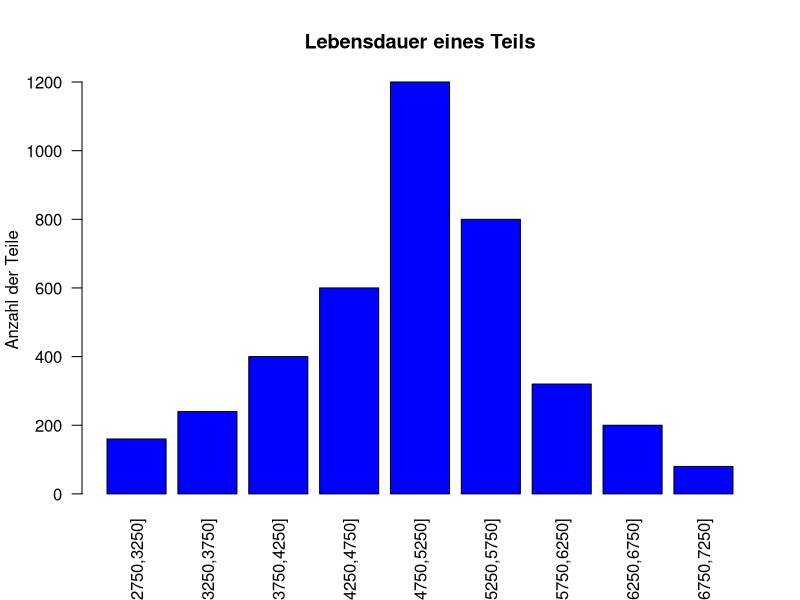
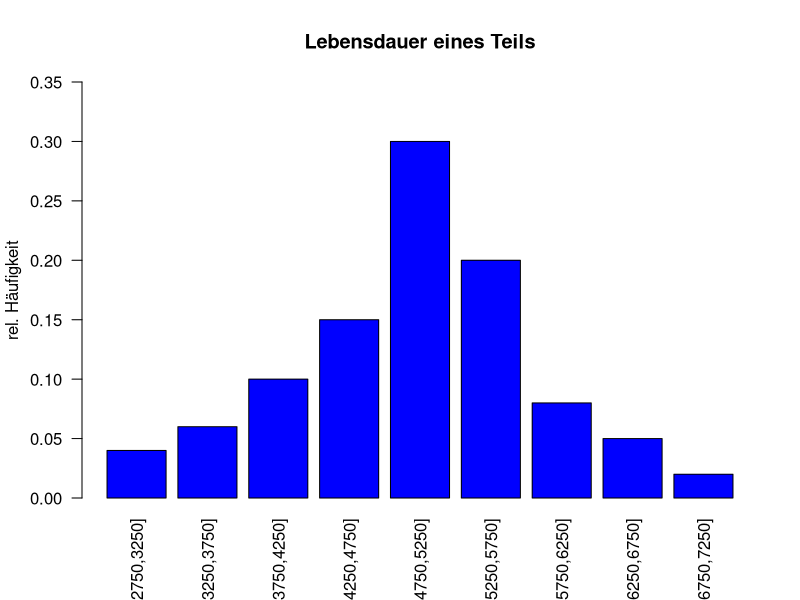
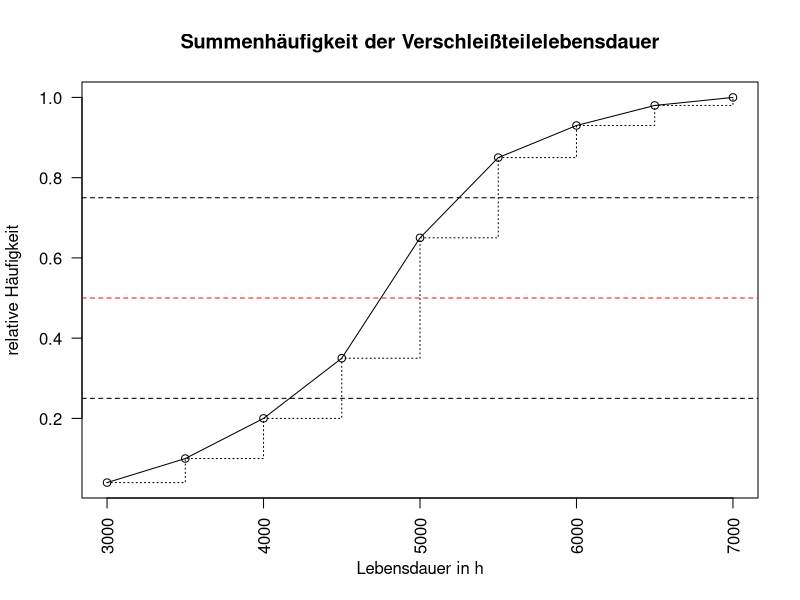
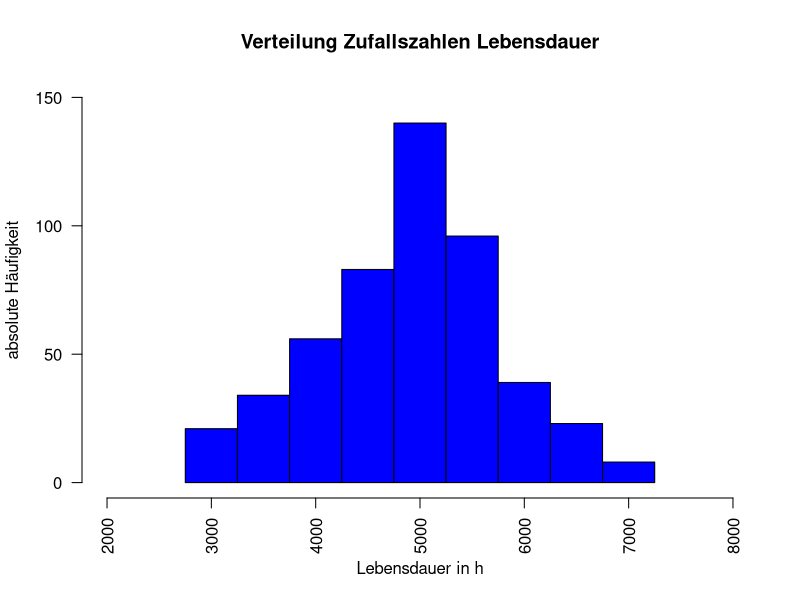
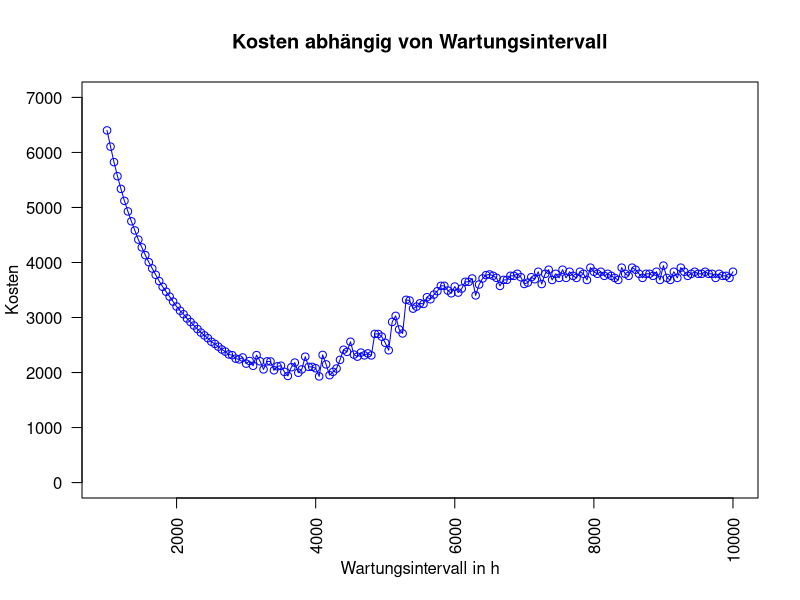

Write the R code that produced these figures, in order.
## ---- chunk 1
Verschleissteile.df <- data.frame(KlassenLebensdauer = c("[2750,3250]","]3250,3750]","]3750,4250]","]4250,4750]","]4750,5250]","]5250,5750]","]5750,6250]","]6250,6750]", "]6750,7250]"), Klassenbreite = rep(500.00,9), Klassenmitte = c(3000.00,3500.00,4000.00,4500.00,5000.00,5500.00,6000.00,6500.00,7000.00), Anzahl = c(160,240,400,600,1200,800,320,200,80))
  Verschleissteile.df
## ---- chunk 2
par(las = 2)
barplot(Verschleissteile.df$Anzahl, names.arg = Verschleissteile.df$KlassenLebensdauer, ylab = "Anzahl der Teile", main = "Lebensdauer eines Teils", col = "blue")
## ---- chunk 3
Erwartungswert <- sum(Verschleissteile.df$Klassenmitte*(Verschleissteile.df$Anzahl/sum(Verschleissteile.df$Anzahl)))
Erwartungswert
## ---- chunk 4
n.vec <- Verschleissteile.df$Anzahl/sum(Verschleissteile.df$Anzahl)
Standardabweichung <- sqrt(sum((Verschleissteile.df$Klassenmitte-Erwartungswert)^2*n.vec))
Standardabweichung
## ---- chunk 5
SummenHfk.vec <- cumsum(Verschleissteile.df$Anzahl)/sum(Verschleissteile.df$Anzahl)
Haeufigkeit.vec <- Verschleissteile.df$Anzahl/sum(Verschleissteile.df$Anzahl)
Verschleissteile.df <- data.frame(Verschleissteile.df, SummenHfk = SummenHfk.vec, Haeufigkeit = Haeufigkeit.vec)
Verschleissteile.df
## ---- chunk 6
par(las = 2)
barplot(Verschleissteile.df$Haeufigkeit, names.arg = Verschleissteile.df$KlassenLebensdauer, ylab = "rel. Häufigkeit", main = "Lebensdauer eines Teils", col = "blue", ylim = c(0.00,0.35))
## ---- chunk 7
Breaks.vec <- c(3000,3500,4000,4500,5000,5500,6000,6500,7000)
plot(Breaks.vec, Verschleissteile.df$SummenHfk,type = "l", lty = 1, , main = "Summenhäufigkeit der Verschleißteilelebensdauer", xlab = "Lebensdauer in h", ylab = "relative Häufigkeit")
points(Breaks.vec, Verschleissteile.df$SummenHfk) # Darstellung der Messpunkte als Punkte
lines(Breaks.vec, Verschleissteile.df$SummenHfk, type = "s", lty = 3) # Darstellung der Steigungsdreiecke
abline(0.25, 0, lty = "dashed") # unteres Quartil
abline(0.5, 0, lty = "dashed", col = "red") # Median
abline(0.75, 0, lty = "dashed") # oberes Quartil
## ---- chunk 8
Grenzen.vec <- c(0, Verschleissteile.df$SummenHfk)
Grenzen.vec
## ---- chunk 9
Zufallszahlen.fct <- function(AnzahlZufallszahlen){
# Mit der Variable "AnzahlZufallszahlen" gibt man der Funktion mit, wie viele Zufallszahlen generiert werden sollen.
  #Grenzen.vec <- c(0.00,0.04,0.10,0.20,0.35,0.65,0.85,0.93,0.98,1.00)
  #Klassenmitte.vec <- c(3000,3500,4000,4500,5000,5500,6000,6500,7000)
  #Break.vec <- c(2750,3250,3750,4250,4750,5250,5750,6250,6750,7250)
  Grenzen.vec <- c(0, Verschleissteile.df$SummenHfk)
  Klassenmitte.vec <- Verschleissteile.df$Klassenmitte
  Break.vec <- c(2750,3250,3750,4250,4750,5250,5750,6250,6750,7250)
  Zufallszahlen.vec <- runif(AnzahlZufallszahlen)
  for(i in 1:AnzahlZufallszahlen){
    for(j in 1:9){
      if((Grenzen.vec[j] < Zufallszahlen.vec[i]) & (Zufallszahlen.vec[i] < Grenzen.vec[j+1])){
        Zufallszahlen.vec[i] <- (Zufallszahlen.vec[i] - Grenzen.vec[j])/(Grenzen.vec[j+1] - Grenzen.vec[j])
        Zufallszahlen.vec[i] <- Zufallszahlen.vec[i] * 500            #Klassenbreit
        Zufallszahlen.vec[i] <- Zufallszahlen.vec[i] + Break.vec[j]
      }
    }
  }
  return(Zufallszahlen.vec)
}
  
Zufallszahlen.vec <- Zufallszahlen.fct(500)
  
hist(Zufallszahlen.vec, breaks = c(2750,3250,3750,4250,4750,5250,5750,6250,6750,7250), main = "Verteilung Zufallszahlen Lebensdauer", xlab = "Lebensdauer in h", right = TRUE, ylab = "absolute Häufigkeit", col = "blue", ylim = c(0,150), xlim = c(2000,8000))
## ---- chunk 10
Gesamtkosten.df <- data.frame(Kostenart = c("Betriebsunterbrechnung", "Reparatur", "Material", "Folgeschäden", "Gesamtkosten"), ErsatzNachAusfall = c(15600,1000,800,1200,18600), KostenBeiWartung = c(5200,400,800,0,6400))
Gesamtkosten.df
## ---- chunk 11
Ausfallskosten.fct <- function(SimZeit, Tau){
  Ausfallskosten <- 18600
  Wartungskosten <- 6400
  # Laufindex für die Iteration durch die Zeitschleife
  i <- 1 
  SimPunkt <- 0
  AnzahlReparaturAusfall <- 0
  AnzahlReparaturWartung <- 0
      
    while(SimPunkt < (SimZeit*1000)){
      Zufallszahl <- Zufallszahlen.fct(1)   # Generiere genau 1 Zufallszahl
      if(Zufallszahl > Tau){
        AnzahlReparaturWartung <- AnzahlReparaturWartung + 1
        SimPunkt <- SimPunkt + Tau
      } else {
        AnzahlReparaturAusfall <- AnzahlReparaturAusfall + 1
        SimPunkt <- SimPunkt + Zufallszahl
      }
      
      i <- i + 1
    }
    Kges <- (AnzahlReparaturAusfall * Ausfallskosten) + (AnzahlReparaturWartung * Wartungskosten)
    return (Kges/SimZeit)
}
## ---- chunk 12
Simulationszeit <- 500
Kosten.vec <- c()
Tau.vec <- c()


MatrixVal <- 5


for(n in 20:200){
   Kosten.vec <- c(Kosten.vec, Ausfallskosten.fct(Simulationszeit, n*50))
  Tau.vec <- c(Tau.vec, n*50)
}

plot(Tau.vec, Kosten.vec, ylim = c(0,7000), main = "Kosten abhängig von Wartungsintervall", ylab = "Kosten", xlab = "Wartungsintervall in h", col = "blue", type = "o", lty = 1)
